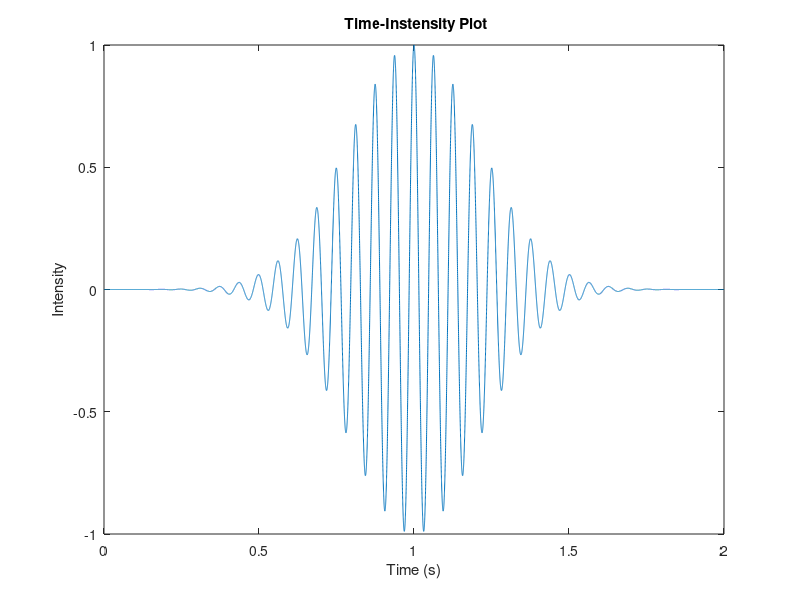
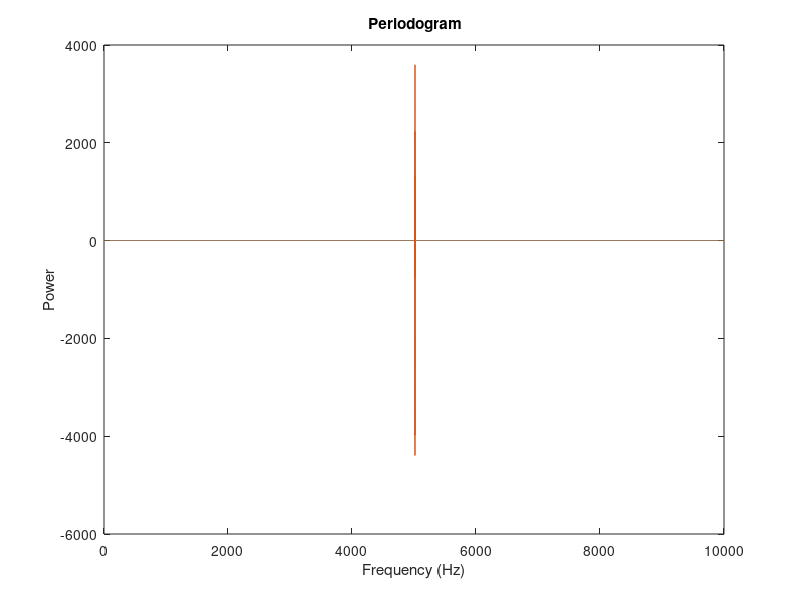

These charts were generated, in order, by the following MATLAB code:
fs = 10000;                          % Sample frequency (Hz)
% t = 0:1/fs:10-1/fs;                % 10 sec sample
% x = (1.3)*sin(2*pi*15*t) ...       % 15 Hz component
%   + (1.7)*sin(2*pi*40*(t-2)) ...   % 40 Hz component
%   + (2.5)*randn(size(t));          % Gaussian noise;

FWHM=0.5;
start=0;
stop=4*FWHM;
N=(stop-start)*fs;
t=linspace(start,stop,N);
t0=(stop-start)/2;
x=exp(-4*log(2)/(FWHM^2)*(t-t0).^2).*exp(100.*1i*(t-t0));
figure(1)
plot(t,real(x))
xlabel('Time (s)')
ylabel('Intensity')
title('{\bf Time-Instensity Plot}')
hold on
m = length(x);          % Window length
n = pow2(nextpow2(m));  % Transform length
y = fftshift(fft(x,n)); % DFT
f = (0:n-1)*(fs/n);     % Frequency range
power = y.*conj(y)/n;   % Power of the DFT
figure(2)
plot(f,power,f,real(y))
xlabel('Frequency (Hz)')
ylabel('Power')
title('{\bf Periodogram}')
hold on